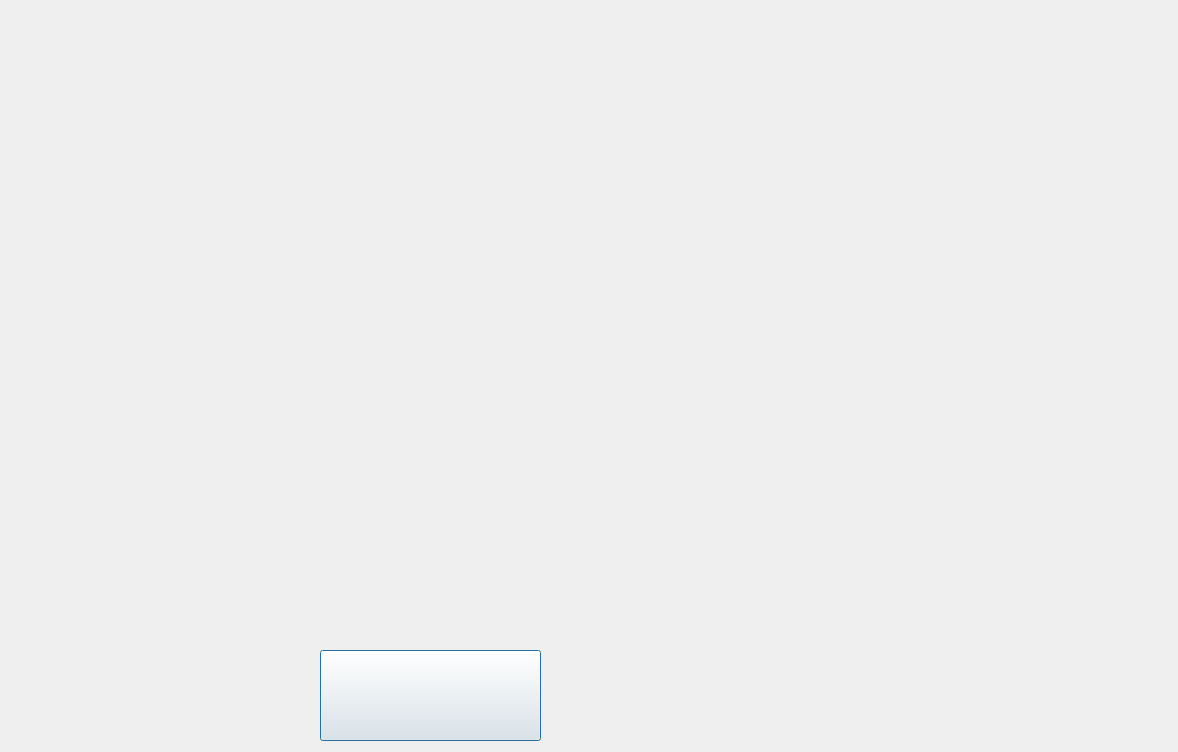
<?xml version="1.0" encoding="UTF-8"?>
<ui version="4.0">
 <class>Dialog</class>
 <widget class="QDialog" name="Dialog">
  <property name="geometry">
   <rect>
    <x>0</x>
    <y>0</y>
    <width>1178</width>
    <height>752</height>
   </rect>
  </property>
  <property name="windowTitle">
   <string>Dialog</string>
  </property>
  <property name="styleSheet">
   <string notr="true">#parentWidget { border-image: url("uis/training1bg.PNG") 0 0 0 0 stretch stretch; }</string>
  </property>
  <widget class="QPushButton" name="changepage">
   <property name="geometry">
    <rect>
     <x>320</x>
     <y>650</y>
     <width>221</width>
     <height>91</height>
    </rect>
   </property>
   <property name="minimumSize">
    <size>
     <width>221</width>
     <height>91</height>
    </size>
   </property>
   <property name="maximumSize">
    <size>
     <width>221</width>
     <height>91</height>
    </size>
   </property>
   <property name="maximumSize">
    <size>
     <width>221</width>
     <height>91</height>
    </size>
   </property>
   <property name="styleSheet">
    <string notr="true">border-image: url("uis/buttonbg.png");</string>
   </property>
   <property name="text">
    <string/>
   </property>
  </widget>
 </widget>
 <resources/>
 <connections/>
</ui>
